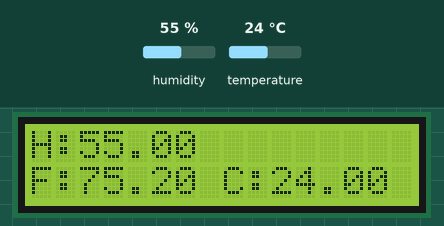
Simulated run of this sketch. Board: Arduino Uno, built with avr-gcc and run on an emulated ATmega328P. Shown: 16×2 character LCD. The inputs (shaded band) are chosen by the test bench; at power-on: humidity 55 %, temperature 24 °C. What the sketch prints to the serial monitor is not drawn.

Above: at 1.7 s.
1.8 s: humidity set to 22 %
At 3.7 s:
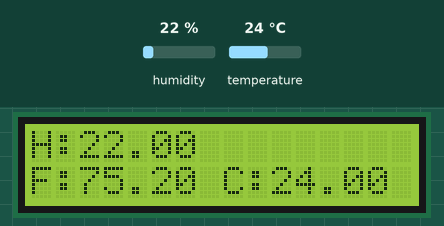
4.6 s: temperature set to 41 °C
At 5.0 s:
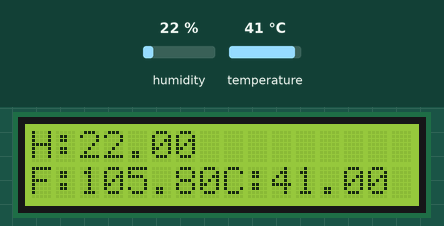
7.4 s: temperature set to 12 °C
At 9.5 s:
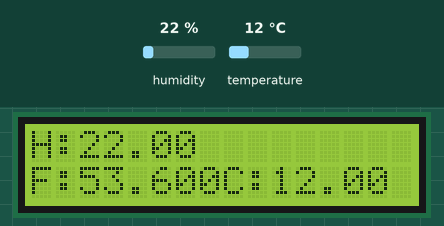
10.3 s: humidity set to 40 %
At 11.9 s:
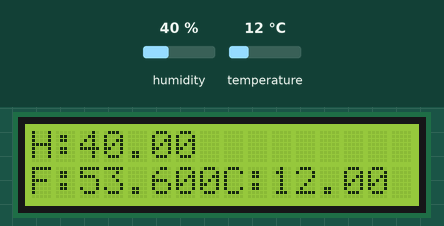
Timing chart, 0 to 13.4 s (numbered marks = the images above; inputs shaded):
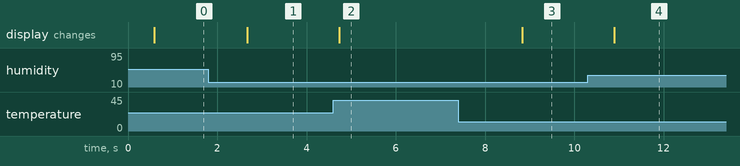

The sketch:

DHTLcdPanel.ino
```cpp
#include <DHT.h>
#define Type DHT11
#include <LiquidCrystal.h>
int rs=7;
int en=8;
int d4=9;
int d5=10;
int d6=11;
int d7=12;
String msg="hello";
LiquidCrystal lcd(rs,en,d4,d5,d6,d7);
int spin=2;
DHT HT(spin,Type);
float humidity;
float tempf;
float tempc;
int stime=500;
int dt=100;
void setup() {
  // put your setup code here, to run once:
Serial.begin(9600);
HT.begin();
lcd.begin(16,2);
delay(stime);

}

void loop() {
  // put your main code here, to run repeatedly:
humidity=HT.readHumidity();
tempc=HT.readTemperature();
tempf=HT.readTemperature(true);
Serial.print("Humidity: ");
Serial.print(humidity);
Serial.print(" Temperature ");
Serial.print(tempc);
Serial.print(" C ");
Serial.print(tempf);
Serial.println(" F ");
lcd.setCursor(0,0);
lcd.print("H:");
lcd.setCursor(2,0);
lcd.print(humidity);
lcd.setCursor(0,1);
lcd.print("F:");
lcd.setCursor(2,1);
lcd.print(tempf);
lcd.setCursor(8,1);
lcd.print("C:");
lcd.setCursor(10,1);
lcd.print(tempc);

}
```

Measured:
- after the input at 1.8 s, the display: changes after 0.88 s (image 1)
- after the input at 4.6 s, the display: changes after 0.13 s (image 2)
- after the input at 7.4 s, the display: changes after 1.4 s (image 3)
- after the input at 10.3 s, the display: changes after 0.60 s (image 4)
